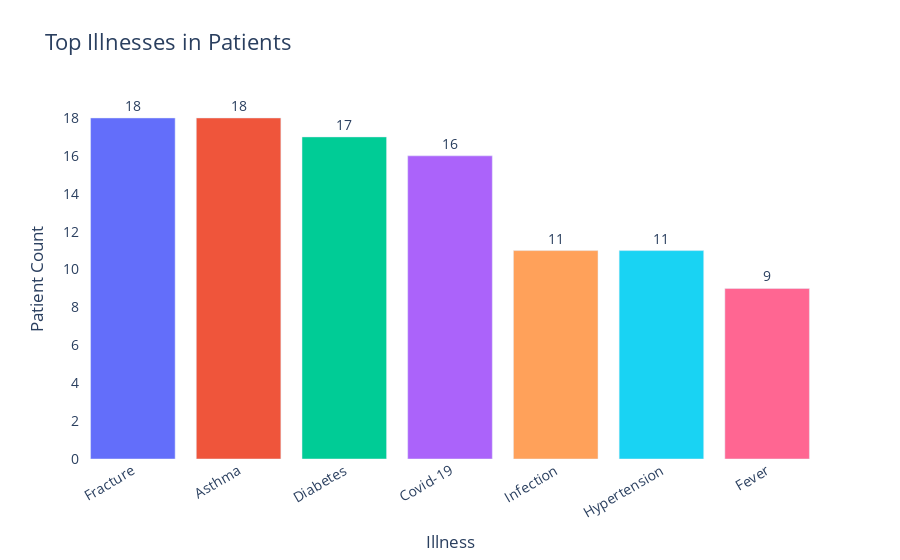

Here is the notebook cell this chart was saved with:
### Code cell
illness_counts = df["Illness"].value_counts().reset_index()
illness_counts.columns = ["Illness", "Count"]
illness_counts = illness_counts.sort_values("Count", ascending=False)

fig = px.bar(
    illness_counts, x="Illness", y="Count", color="Illness",
    title="Top Illnesses in Patients", text="Count"
)

fig.update_layout(
    title_font_size=22,
    xaxis_title="Illness",
    yaxis_title="Patient Count",
    xaxis_tickangle=-30,
    plot_bgcolor='rgba(0,0,0,0)',
    font=dict(size=14),
    showlegend=False
)

fig.update_traces(
    texttemplate='%{text}', textposition='outside'
)

fig.show()

### Figure 1 — Plotly figure (JSON) as saved in the notebook; plotly's stock layout.template omitted (floating-point values rounded to 4 significant figures)
{"data": [{"hovertemplate": "Illness=%{x}<br>Count=%{text}<extra></extra>", "legendgroup": "Fracture", "marker": {"color": "#636efa", "pattern": {"shape": ""}}, "name": "Fracture", "orientation": "v", "showlegend": true, "text": [18.0], "textposition": "outside", "texttemplate": "%{text}", "type": "bar", "x": ["Fracture"], "xaxis": "x", "y": [18], "yaxis": "y"}, {"hovertemplate": "Illness=%{x}<br>Count=%{text}<extra></extra>", "legendgroup": "Asthma", "marker": {"color": "#EF553B", "pattern": {"shape": ""}}, "name": "Asthma", "orientation": "v", "showlegend": true, "text": [18.0], "textposition": "outside", "texttemplate": "%{text}", "type": "bar", "x": ["Asthma"], "xaxis": "x", "y": [18], "yaxis": "y"}, {"hovertemplate": "Illness=%{x}<br>Count=%{text}<extra></extra>", "legendgroup": "Diabetes", "marker": {"color": "#00cc96", "pattern": {"shape": ""}}, "name": "Diabetes", "orientation": "v", "showlegend": true, "text": [17.0], "textposition": "outside", "texttemplate": "%{text}", "type": "bar", "x": ["Diabetes"], "xaxis": "x", "y": [17], "yaxis": "y"}, {"hovertemplate": "Illness=%{x}<br>Count=%{text}<extra></extra>", "legendgroup": "Covid-19", "marker": {"color": "#ab63fa", "pattern": {"shape": ""}}, "name": "Covid-19", "orientation": "v", "showlegend": true, "text": [16.0], "textposition": "outside", "texttemplate": "%{text}", "type": "bar", "x": ["Covid-19"], "xaxis": "x", "y": [16], "yaxis": "y"}, {"hovertemplate": "Illness=%{x}<br>Count=%{text}<extra></extra>", "legendgroup": "Infection", "marker": {"color": "#FFA15A", "pattern": {"shape": ""}}, "name": "Infection", "orientation": "v", "showlegend": true, "text": [11.0], "textposition": "outside", "texttemplate": "%{text}", "type": "bar", "x": ["Infection"], "xaxis": "x", "y": [11], "yaxis": "y"}, {"hovertemplate": "Illness=%{x}<br>Count=%{text}<extra></extra>", "legendgroup": "Hypertension", "marker": {"color": "#19d3f3", "pattern": {"shape": ""}}, "name": "Hypertension", "orientation": "v", "showlegend": true, "text": [11.0], "textposition": "outside", "texttemplate": "%{text}", "type": "bar", "x": ["Hypertension"], "xaxis": "x", "y": [11], "yaxis": "y"}, {"hovertemplate": "Illness=%{x}<br>Count=%{text}<extra></extra>", "legendgroup": "Fever", "marker": {"color": "#FF6692", "pattern": {"shape": ""}}, "name": "Fever", "orientation": "v", "showlegend": true, "text": [9.0], "textposition": "outside", "texttemplate": "%{text}", "type": "bar", "x": ["Fever"], "xaxis": "x", "y": [9], "yaxis": "y"}], "layout": {"barmode": "relative", "font": {"size": 14}, "legend": {"title": {"text": "Illness"}, "tracegroupgap": 0}, "plot_bgcolor": "rgba(0,0,0,0)", "showlegend": false, "title": {"font": {"size": 22}, "text": "Top Illnesses in Patients"}, "xaxis": {"anchor": "y", "categoryarray": ["Fracture", "Asthma", "Diabetes", "Covid-19", "Infection", "Hypertension", "Fever"], "categoryorder": "array", "domain": [0, 1], "tickangle": -30, "title": {"text": "Illness"}}, "yaxis": {"anchor": "x", "domain": [0, 1], "title": {"text": "Patient Count"}}}}
